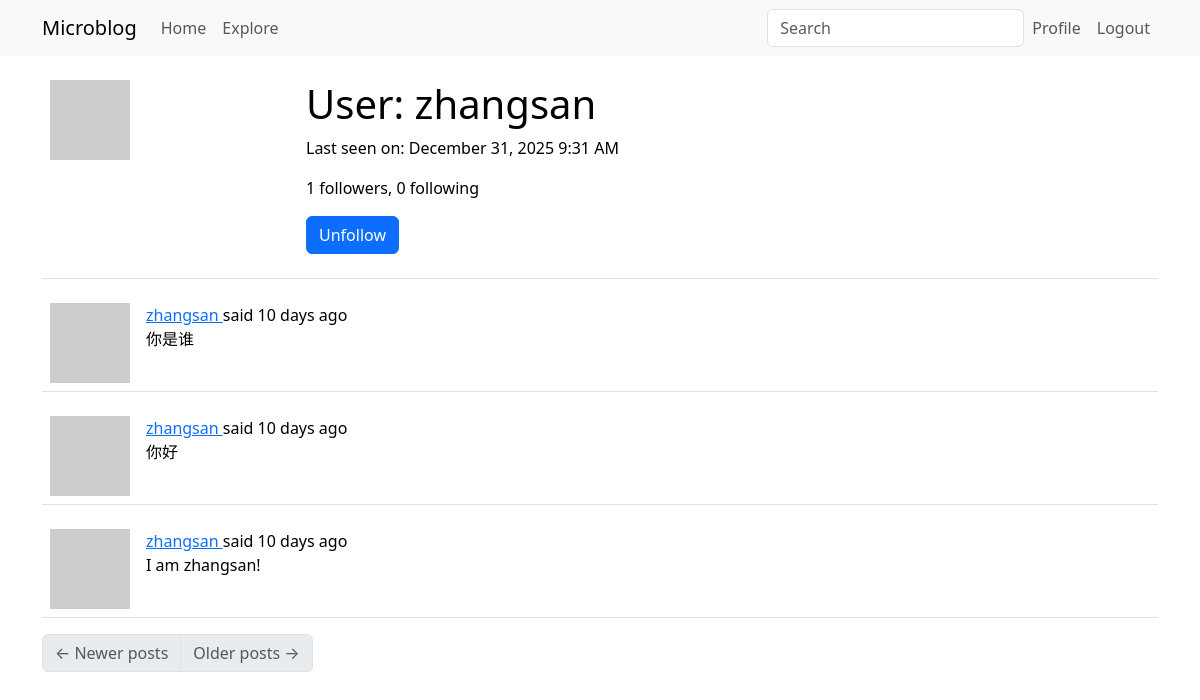
/user/zhangsan (signed in), run on the app's committed database.
### app/models.py (models this page shows, shortened)
class User(UserMixin, db.Model):
    id: so.Mapped[int] = so.mapped_column(primary_key=True)
    username: so.Mapped[str] = so.mapped_column(sa.String(64), index=True, unique=True)
    email: so.Mapped[str] = so.mapped_column(sa.String(120), index=True, unique=True)
    password_hash: so.Mapped[Optional[str]] = so.mapped_column(sa.String(256))
    about_me: so.Mapped[Optional[str]] = so.mapped_column(sa.String(140))
    last_seen: so.Mapped[Optional[datetime]] = so.mapped_column(
        default=lambda: datetime.now(timezone.utc)
    )
    posts: so.WriteOnlyMapped["Post"] = so.relationship(back_populates="author")
    following: so.WriteOnlyMapped["User"] = so.relationship(
        secondary=followers,
        primaryjoin=(followers.c.follower_id == id),
        secondaryjoin=(followers.c.followed_id == id),
        back_populates="followers",
    )
    followers: so.WriteOnlyMapped["User"] = so.relationship(
        secondary=followers,
        primaryjoin=(followers.c.followed_id == id),
        secondaryjoin=(followers.c.follower_id == id),
        back_populates="following",
    )
    def avatar(self, size):
        digest = md5(self.email.lower().encode("utf-8")).hexdigest()
        return f"https://www.gravatar.com/avatar/{digest}?d=identicon&s={size}"
    def is_following(self, user):
        query = self.following.select().where(User.id == user.id)
        return db.session.scalar(query) is not None
    def followers_count(self):
        query = sa.select(sa.func.count()).select_from(
            self.followers.select().subquery()
        )
        return db.session.scalar(query)
    def following_count(self):
        query = sa.select(sa.func.count()).select_from(
            self.following.select().subquery()
        )
        return db.session.scalar(query)

class SearchableMixin(object):
    @classmethod
    def before_commit(cls, session):
        session._changes = {
            "add": list(session.new),
            "update": list(session.dirty),
            "delete": list(session.deleted),
        }
    @classmethod
    def after_commit(cls, session):
        for obj in session._changes["add"]:
            if isinstance(obj, SearchableMixin):
                add_to_index(obj.__tablename__, obj)
        for obj in session._changes["update"]:
            if isinstance(obj, SearchableMixin):
                add_to_index(obj.__tablename__, obj)
        for obj in session._changes["delete"]:
            if isinstance(obj, SearchableMixin):
                remove_from_index(obj.__tablename__, obj)
        session._changes = None

class Post(SearchableMixin, db.Model):
    __searchable__ = ["body"]
    id: so.Mapped[int] = so.mapped_column(primary_key=True)
    body: so.Mapped[str] = so.mapped_column(sa.String(140))
    timestamp: so.Mapped[datetime] = so.mapped_column(
        index=True, default=lambda: datetime.now(timezone.utc)
    )
    user_id: so.Mapped[int] = so.mapped_column(sa.ForeignKey(User.id), index=True)
    language: so.Mapped[Optional[str]] = so.mapped_column(sa.String(5))
    author: so.Mapped[User] = so.relationship(back_populates="posts")

### app/main/routes.py (the view)
@bp.route("/user/<username>")
@login_required
def user(username):
    user = db.first_or_404(sa.select(User).where(User.username == username))
    page = request.args.get("page", 1, type=int)
    query = user.posts.select().order_by(Post.timestamp.desc())
    posts = db.paginate(
        query, page=page, per_page=current_app.config["POSTS_PER_PAGE"], error_out=False
    )
    next_url = (
        url_for("main.user", username=user.username, page=posts.next_num)
        if posts.has_next
        else None
    )
    prev_url = (
        url_for("main.user", username=user.username, page=posts.prev_num)
        if posts.has_prev
        else None
    )
    form = EmptyForm()
    return render_template(
        "user.html",
        user=user,
        posts=posts.items,
        next_url=next_url,
        prev_url=prev_url,
        form=form,
    )

### app/main/forms.py
class SearchForm(FlaskForm):
    q = StringField(_l("Search"), validators=[DataRequired()])
    def __init__(self, *args, **kwargs):
        if "formdata" not in kwargs:
            kwargs["formdata"] = request.args
        if "meta" not in kwargs:
            kwargs["meta"] = {"csrf": False}
        super().__init__(*args, **kwargs)

class EmptyForm(FlaskForm):
    submit = SubmitField("Submit")

### app/__init__.py (called while the page is built)
def get_locale():
    return request.accept_languages.best_match(current_app.config["LANGUAGES"])

### app/main/routes.py (called while the page is built)
@bp.before_app_request
def before_request():
    if current_user.is_authenticated:
        current_user.last_seen = datetime.now(timezone.utc)
        db.session.commit()
        g.search_form = SearchForm()
    g.locale = str(get_locale())

### app/models.py (called while the page is built)
@login.user_loader
def load_user(id):
    return db.session.get(User, int(id))

### app/templates/user.html (shortened to what this page needs)
{% extends "base.html" %}
{% block content %}
    <table class="table table-hover">
        <tr>
            <td width="256px"><img src="{{ user.avatar(256) }}"></td>
            <td>
                <h1>{{ _('User') }}: {{ user.username }}</h1>
                {% if user.last_seen %}
                <p>{{ _('Last seen on') }}: {{ moment(user.last_seen).format('LLL') }}</p>
                {% endif %}
                <p>{{ _('%(count)d followers', count=user.followers_count()) }}, {{ _('%(count)d following', count=user.following_count()) }}</p>
                {% if user == current_user %}
                <p><a href="{{ url_for('main.edit_profile') }}">{{ _('Edit your profile') }}</a></p>
                {% else %}
                <p>
                    <form action="{{ url_for('main.unfollow', username=user.username) }}" method="post">
                        {{ form.submit(value=_('Unfollow'), class_='btn btn-primary') }}
                    </form>
                </p>
                {% endif %}
            </td>
        </tr>
    </table>
    {% for post in posts %}
        {% include '_post.html' %}
    {% endfor %}
    <nav aria-label="Post navigation">
        <ul class="pagination">
            <li class="page-item{% if not prev_url %} disabled{% endif %}">
                <a class="page-link" href="{{ prev_url }}">
                    <span aria-hidden="true">&larr;</span> {{ _('Newer posts') }}
                </a>
            </li>
            <li class="page-item{% if not next_url %} disabled{% endif %}">
                <a class="page-link" href="{{ next_url }}">
                    {{ _('Older posts') }} <span aria-hidden="true">&rarr;</span>
                </a>
            </li>
        </ul>
    </nav>
{% endblock %}

### app/templates/_post.html (shortened to what this page needs)
    <table class="table table-hover">
        <tr>
            <td width="70px">
                <a href="{{ url_for('main.user', username=post.author.username) }}">
                    <img src="{{ post.author.avatar(70) }}" />
                </a>
            </td>
            <td>
                {{ _('%(username)s said %(when)s',
                    username=user_link, when=moment(post.timestamp).fromNow()) }}
                <br>
                <span id="post{{ post.id }}">{{ post.body }}</span>
            </td>
        </tr>
    </table>

### data on the page
User: username "zhangsan", last_seen "December 31, 2025 9:31 AM"
Post: body "你是谁"
Post: body "你好"
Post: body "I am zhangsan!"
